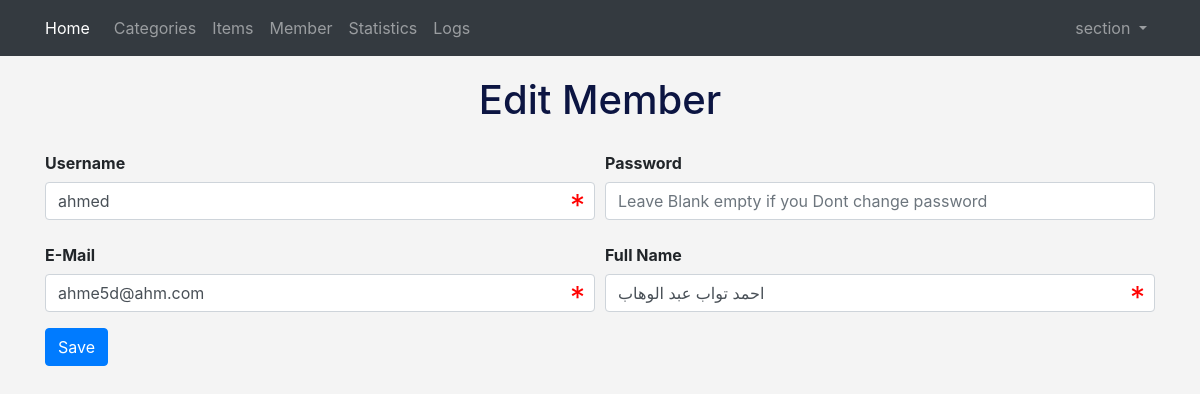
Screenshot of /admin/members.php?do=Edit&userid=7 (signed in) with the database file from the repository.
### tables this page shows
CREATE TABLE `users` (
  `UserID` int(11) NOT NULL,
  `username` varchar(255) NOT NULL,
  `password` varchar(255) NOT NULL,
  `Email` varchar(255) NOT NULL,
  `FullName` varchar(255) NOT NULL,
  `GroupID` int(11) NOT NULL DEFAULT 0,
  `TrustStatus` int(11) NOT NULL DEFAULT 0,
  `RegStatus` int(11) NOT NULL DEFAULT 0,
  `Date` date DEFAULT NULL
);

### admin/members.php (the view, shortened to what this page needs)
<?php
    if (isset($_SESSION['USERNAME'])){
        include 'init.php';
        $test = isset( $_GET['do']) ? $_GET['do'] :'mangment';
        switch($test)
        {
            case 'Edit':
                $UID = (isset($_GET['userid'])&&is_numeric($_GET['userid'])) ? $_GET['userid'] : 0 ;
                $stmt = $conn->prepare('SELECT * FROM USERS WHERE userID = ? LIMIT 1');
                $stmt->execute(array($UID));
                $row = $stmt->fetch();
                if($row > 0){?>
                <h1 class="text-center edit-member">Edit member</h1>
                <div class="container">
                    <form action="<?php echo 'members.php?do=Update'?>" method='POST'>
                        <div class="form-row">
                            <div class="form-group col-md-6">
                                <label class='col-form-label'>username</label>
                                <input type="text" class="form-control" name='username' placeholder="username" value=<?php echo $row['username'];?> autocomplete='off' required>
                            </div>
                            <div class="form-group col-md-6">
                                <label for="inputPassword4" class=" col-form-label">Password</label>
                                <input type="password" name="newpassword" class="form-control" placeholder="Leave Blank empty if you Dont change password" autocomplete='new-password'>
                            </div>
                        </div>
                        <div class="form-row">
                            <div class="form-group col-md-6">
                                <label class='col-form-label'>E-mail</label>
                                <input type="email" class='form-control' name='email' value='<?php echo $row['Email'];?>' placeholder="E-mail" required>
                            </div>
                            <div class="form-group col-md-6">
                                <label class='col-form-label'>Full name</label>
                                <input type="text" class='form-control' name='full-name' value='<?php echo $row['FullName'];?>' placeholder="Full name" required>
                            </div>
                        </div>
                        <button type="submit" class="btn btn-primary ">Save</button>
                    </form>
                </div>
                <?php
                }else{
                   redirect('this is not found','error','back');
                }
                break;
            case 'add':?>
                </div><?php
        }
        include $temp.'footer.php';
    }else{
        header('location: index.php');
        exit();
    }

### admin/layout/css/backend.css (style rules this page uses)
body { background-color: #f4f4f4; font-size: 16px; }
h1.edit-member { margin: 20px; text-transform: capitalize; color: #0c1542; }
.form-row .form-group .col-form-label { font-weight: bold; text-transform: capitalize; }
.form-row .form-group .form-control { position: relative; }

### rows the page displays
users: username "ahmed", email "ahme5d@ahm.com", full-name "احمد تواب عبد الوهاب"

### other values shown
lang('CP-ADMIN') "Home"
lang('Categories-nav') "Categories"
lang('Items-nav') "Items"
lang('Member-nav') "Member"
lang('Statistics-nav') "Statistics"
lang('Logs-nav') "Logs"
lang('Dropdown') "section"
